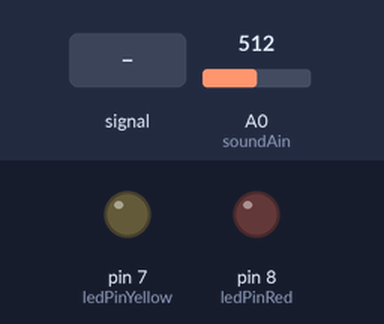
The program below on a simulated Arduino Uno, built with avr-gcc and run on an emulated ATmega328P. On the bench: output pins drawn as LEDs (lit = HIGH). Dashed ring = blinking. The test bench sets the inputs (shaded band); at power-on: A0 (soundAin) = 512.

Above: at 1.2 s.
1.3 s: A0 (soundAin) fed a 200 Hz sine of ±255 counts around its level
At 1.7 s:
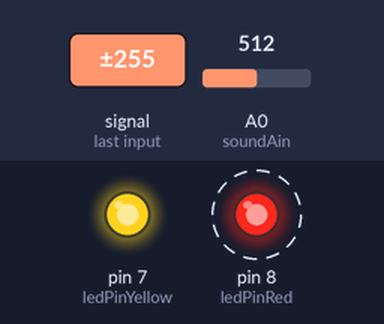
4.3 s: A0 (soundAin) set to 716
At 5.4 s:
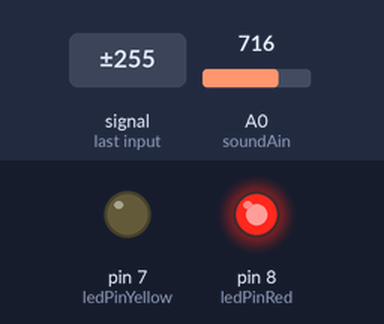
5.8 s: A0 (soundAin) set to 731
At 5.9 s:
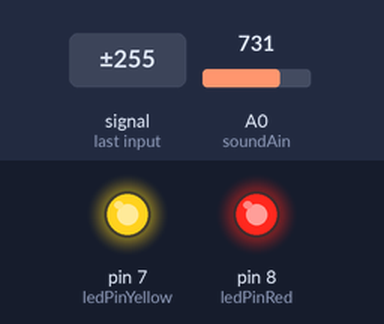
8.8 s: A0 (soundAin) set to 710
At 9.9 s:
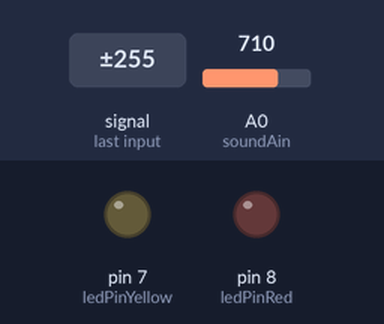
Timing chart, 0 to 11.3 s (numbered marks = the images above; inputs shaded):
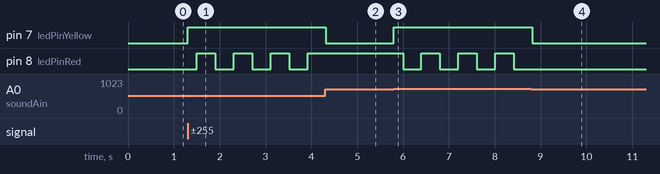

The program:

main.cpp
```cpp
#include <Arduino.h>
const unsigned int ledPinRed = 8;
const unsigned int ledPinYellow = 7;
const unsigned int soundAin = A0;
unsigned int adValue = 0;
unsigned int cottonCount = 0;

boolean swich = false;

const unsigned int rattling = 200; // ms
const unsigned int cotton = 1000;  // ms
unsigned long rattlingMillis = 0;
unsigned long cottonMillis = 0;

void setup()
{
  pinMode(soundAin, INPUT);
  pinMode(ledPinRed, OUTPUT);
  pinMode(ledPinYellow, OUTPUT);
}

void loop()
{
  adValue = analogRead(soundAin);

  if (adValue > 720 || adValue < 320)
  {
    if (millis() - rattlingMillis > rattling)
    {
      rattlingMillis = millis();
      cottonCount++;
      digitalWrite(ledPinYellow, 1);

      // если хлопок первый, создаем временную точку
      if (cottonCount == 1)
      {
        cottonMillis = millis();
      }
    }
  }

  // выключаем жолтый лед через rattling милисекунд
  if (millis() - rattlingMillis > rattling)
  {
    digitalWrite(ledPinYellow, 0);
  }

  // если с момента первого хлопка прошло больше cotton милисекунд, сбрасываем сщетчик хлопков
  if (millis() - cottonMillis > cotton)
  {
    cottonCount = 0;
  }

  // зафиксировали два хлопка в пределах cotton милисекунд
  if (cottonCount >= 2)
  {
    cottonCount = 0;
    swich = !swich;
    digitalWrite(ledPinRed, swich);
  }
}
```

Measured:
- the behaviour switches between 720 and 721 on A0 (soundAin) (found by bisection; images 2 and 3)
- after the input at 1.3 s, pin 7 (ledPinYellow): LOW → HIGH at once; pin 8 (ledPinRed): alternates HIGH for 0.40 s and LOW for 0.40 s, starting after 0.20 s
- after the input at 4.3 s, pin 7 (ledPinYellow): HIGH → LOW at once; pin 8 (ledPinRed): stops changing and stays HIGH
- after the input at 5.8 s, pin 7 (ledPinYellow): LOW → HIGH at once; pin 8 (ledPinRed): alternates HIGH for 0.40 s and LOW for 0.40 s, starting after 0.20 s
- after the input at 8.8 s, pin 7 (ledPinYellow): HIGH → LOW at once; pin 8 (ledPinRed): stops changing and stays LOW
